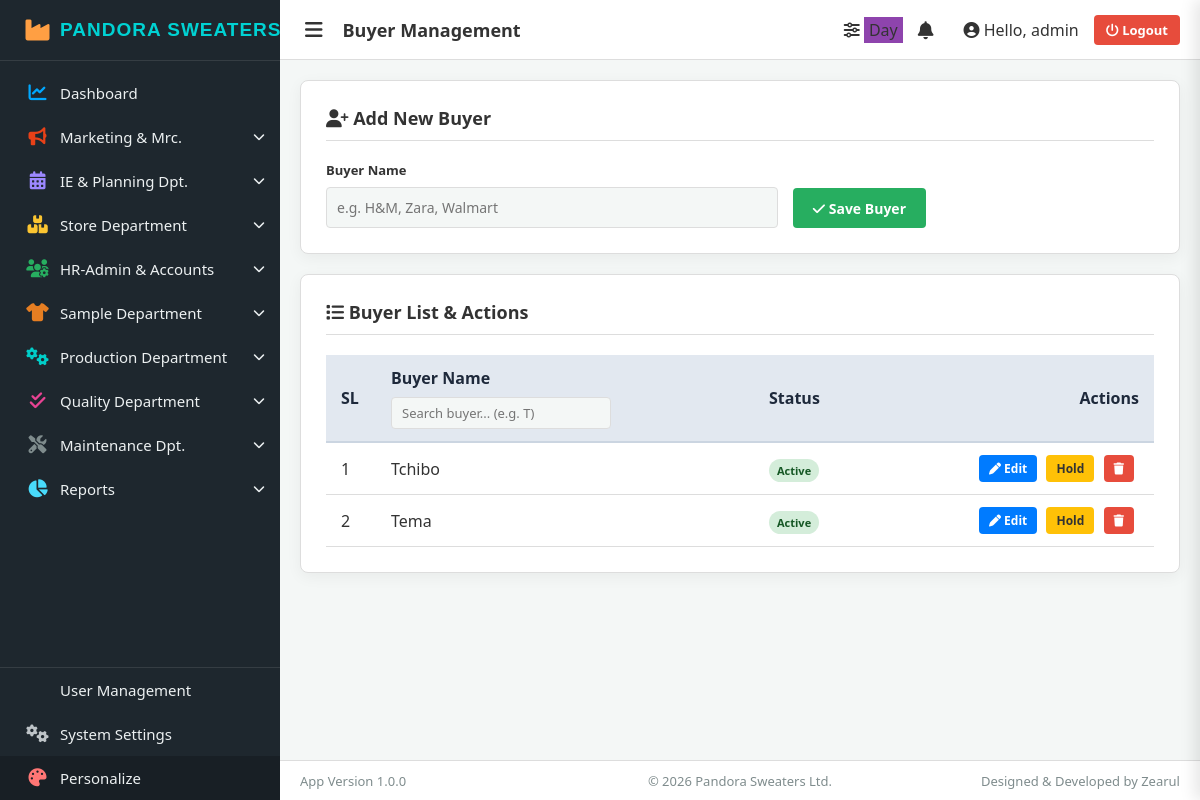
The page /planning/buyers/ (signed in) on the database as committed earlier.
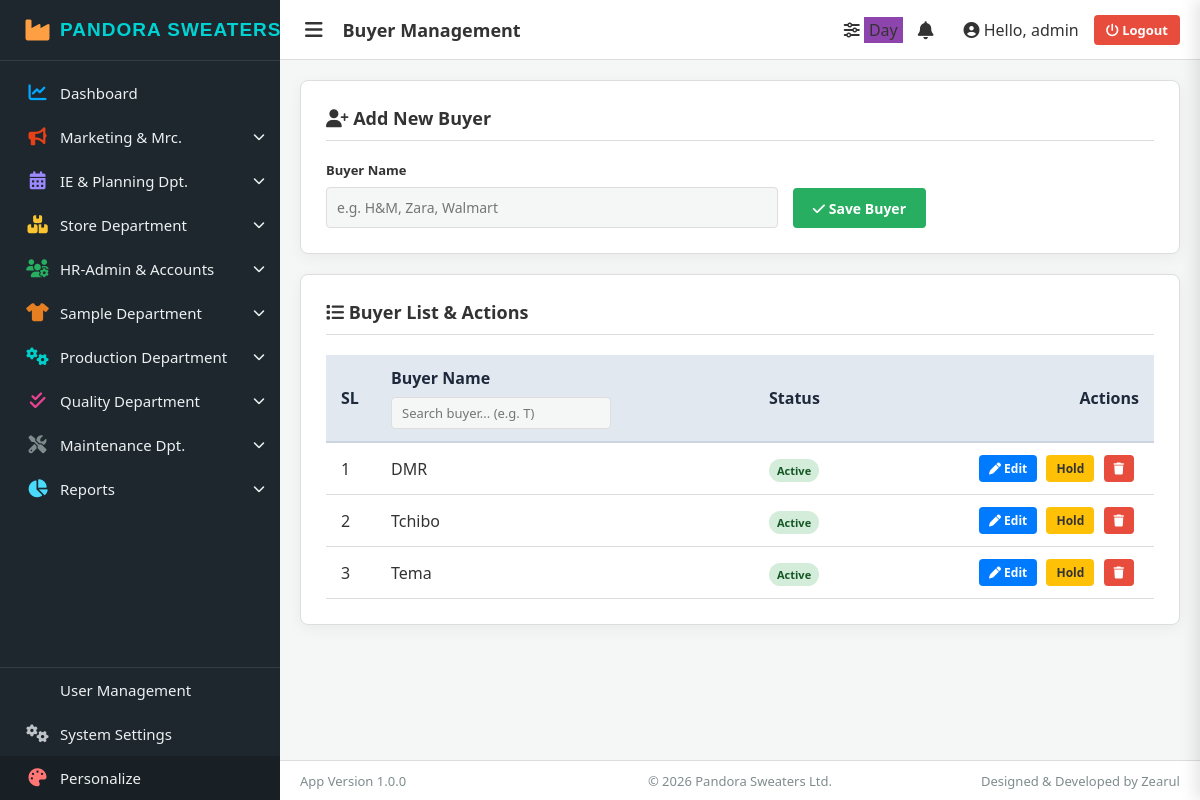
The same page on the database as committed later.
### core/models.py (models this page shows, shortened)
class Buyer(models.Model):
    buyer_name = models.CharField(max_length=150, unique=True)
    is_active = models.BooleanField(default=True)
    created_at = models.DateTimeField(auto_now_add=True)

### core/views/buyer_views.py (the view, shortened to what this page needs)
# urls.py: path('planning/buyers/', buyer_entry_view, name='buyer_entry'),
@login_required(login_url='login')
def buyer_entry_view(request):
    buyers = Buyer.objects.all().order_by('buyer_name')
    return render(request, 'buyer_entry.html', {'buyers': buyers})

### core/context_processors.py (called while the page is built)
def global_settings(request):
    settings = AppSetting.objects.all()
    context = {s.key: s.value for s in settings}
    defaults = {
        'factory_name': 'Smart Factory System',
        'app_version': 'Version 1.0.0',
        'copyright_text': '© 2026 Your Company',
        'developer_credit': 'Designed & Developed by Zearul'
    }
    for k, v in defaults.items():
        if k not in context:
            context[k] = v
    return context

### templates/buyer_entry.html (shortened to what this page needs)
{% extends 'base.html' %}
{% block page_title %}Buyer Management{% endblock %}
{% block content %}
<div class="card">
    <h3 class="card-title"><i class="fa-solid fa-user-plus"></i> Add New Buyer</h3>
    <form method="POST" autocomplete="off">
        <div class="form-group">
            <div>
                <label>Buyer Name</label>
                <input type="text" name="buyer_name" required placeholder="e.g. H&M, Zara, Walmart">
            </div>
            <button type="submit" class="btn-primary"><i class="fa-solid fa-check"></i> Save Buyer</button>
        </div>
    </form>
</div>
<div class="card">
    <h3 class="card-title"><i class="fa-solid fa-list"></i> Buyer List & Actions</h3>
    <div class="table-responsive">
        <table>
            <thead>
                <tr>
                    <th style="width: 50px;">SL</th>
                    <th>
                        Buyer Name
                        <input type="text" id="buyerSearch" class="search-input" placeholder="Search buyer... (e.g. T)" autocomplete="off">
                    </th>
                    <th style="width: 150px;">Status</th>
                    <th style="text-align:right; width: 250px;">Actions</th>
                </tr>
            </thead>
            <tbody>
                {% for buyer in buyers %}
                <tr id="row-{{ buyer.id }}">
                    <td>{{ forloop.counter }}</td>
                    <td>
                        <span class="display-val font-weight-bold">{{ buyer.buyer_name }}</span>
                    </td>
                    <td>
                        {% if buyer.is_active %}
                            <span class="status-badge status-active">Active</span>
                        {% else %}
                            <span class="status-badge status-hold">On Hold</span>
                        {% endif %}
                    </td>
                    <td style="text-align:right;">
                        <button class="btn-sm btn-edit" onclick="toggleEdit({{ buyer.id }})"><i class="fa-solid fa-pen"></i> Edit</button>
                        <button class="btn-sm {% if buyer.is_active %}btn-hold{% else %}btn-active{% endif %}" onclick="toggleHold({{ buyer.id }})">
                            {% if buyer.is_active %}Hold{% else %}Activate{% endif %}
                        </button>
                        <button class="btn-sm btn-delete" onclick="openDeleteModal({{ buyer.id }}, '{{ buyer.buyer_name|escapejs }}')"><i class="fa-solid fa-trash"></i></button>
                    </td>
                </tr>
                {% endfor %}
            </tbody>
        </table>
    </div>
</div>
{% endblock %}

Rows that differ between the two databases and show on the page:
added Buyer: buyer_name "DMR", is_active "Active"
